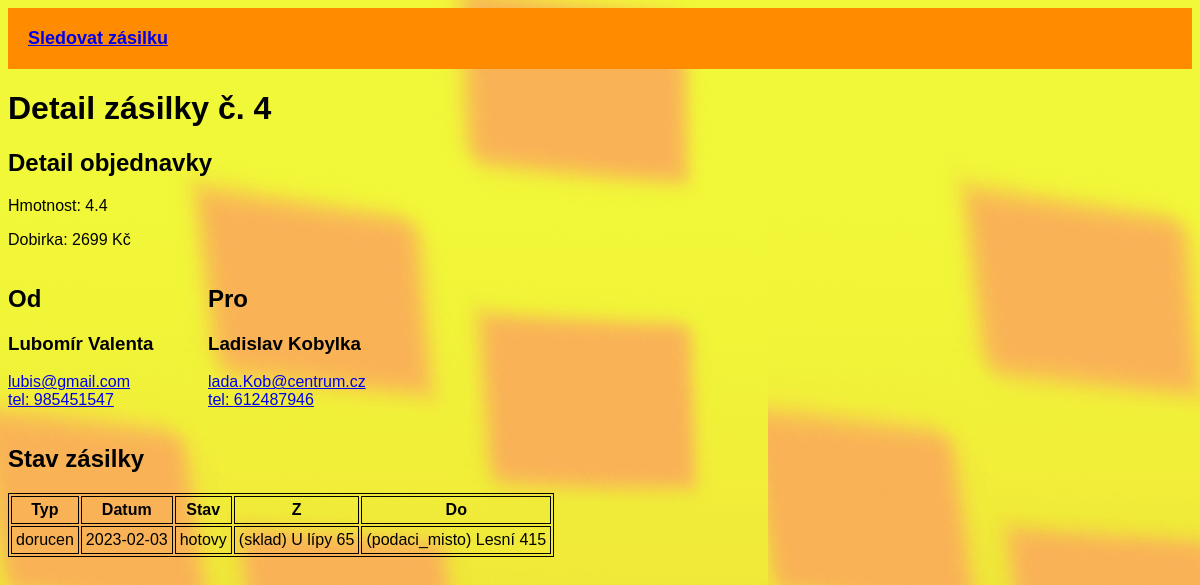
The app's page /kuryrni_sluzba/zasilka2.php?id=4 with its own data.
### tables this page shows
CREATE TABLE `zasilka` (
  `Id` int(11) NOT NULL,
  `Hmotnost` float NOT NULL,
  `Odesilatel` int(11) NOT NULL,
  `Prijemce` int(11) NOT NULL,
  `Podaci_misto` int(11) NOT NULL,
  `Dobirka` int(11) NOT NULL DEFAULT 0
);

CREATE TABLE `kontakty` (
  `Id` int(11) NOT NULL,
  `Prijmeni` varchar(80) NOT NULL,
  `Jmeno` varchar(80) NOT NULL,
  `Titul` varchar(14) NOT NULL,
  `Telefon` int(11) NOT NULL,
  `Email` varchar(80) NOT NULL,
  `Adresa` varchar(150) NOT NULL
);

### kuryrni_sluzba/conn.php (called while the page is built, shortened)
<?php
function fetchAssoc( $sql, $conn ){
    $result = mysqli_query( $conn, $sql );
    $pole = mysqli_fetch_array($result, MYSQLI_ASSOC);
    return $pole;
}
function fetchAll( $sql, $conn ){
    $result = mysqli_query( $conn, $sql );
    $pole = mysqli_fetch_all($result, MYSQLI_ASSOC);
    return $pole;
}

### kuryrni_sluzba/zasilka2.php (the view, shortened to what this page needs)
<?php include( "hlavicka.php" ); ?>
<?php
    $sql = "SELECT z.Id AS Id,
    z.Hmotnost AS Hmotnost,
    z.Dobirka AS Dobirka,
    od.Jmeno AS OdJmeno,
    od.Prijmeni AS OdPrijmeni,
    od.Telefon AS OdTelefon,
    od.Email AS OdEmail,
    pro.Jmeno AS ProJmeno,
    pro.Prijmeni AS ProPrijmeni,
    pro.Telefon AS ProTelefon,
    pro.Email AS ProEmail
    FROM zasilka AS z
    JOIN kontakty od ON od.Id = z.Odesilatel
    JOIN kontakty pro ON pro.Id = z.Prijemce
    JOIN adresy_mista AS a ON a.Id = z.Podaci_misto
    WHERE z.Id = ". $_GET["id"] ."
    GROUP BY z.Id
    ";
    $z = fetchAssoc($sql, $conn);
    $sql_ukony = "SELECT u.Typ as Typ,
    u.Datum_zahajeni as Datum,
    CONCAT('(', z.Typ, ') ', z.Adresa) as Z,
    do.Typ AS DoTyp,
    do.Adresa AS DoAdresa,
    u.Stav as Stav
    FROM zasilka_ukony AS zu
    JOIN ukony AS u ON u.Id = zu.Ukon_id
    JOIN adresy_mista AS z ON z.Id = u.Z_adresy
    JOIN adresy_mista AS do ON do.Id = u.Do_adresy
    WHERE zu.Zas_id = ". $_GET["id"] ."
    AND (u.Stav = 'aktivni' OR u.Stav = 'hotovy')
    GROUP BY u.Id
    ";
    $ukony = fetchAll($sql_ukony, $conn);
?>
    <h1>Detail zásilky č. <?php echo $_GET[ 'id' ] ?></h1>
    <div>
        <h2>Detail objednavky</h2>
        <p>
            Hmotnost: <?php echo $z["Hmotnost"] ?>
        </p>
        <p>
            Dobirka: <?php echo $z["Dobirka"] ?> Kč
        </p>
    </div>
    <div class="info">
        <div>
            <h2>Od</h2>
            <h3>
                <?php echo $z["OdJmeno"]." ".$z["OdPrijmeni"] ?>
            </h3>
            <p>
                <a href="mailto:<?php echo $z["OdEmail"] ?>">
                    <?php echo $z["OdEmail"] ?>
                </a>
                <br/>
                <a href="tel:<?php echo $z["OdTelefon"] ?>">
                    tel: <?php echo $z["OdTelefon"] ?>
                </a>
            </p>
        </div>
        <div>
            <h2>Pro</h2>
            <h3>
                <?php echo $z["ProJmeno"]." ".$z["ProPrijmeni"] ?>
            </h3>
            <p>
                <a href="mailto:<?php echo $z["ProEmail"] ?>">
                    <?php echo $z["ProEmail"] ?>
                </a>
                <br/>
                <a href="tel:<?php echo $z["ProTelefon"] ?>">
                    tel: <?php echo $z["ProTelefon"] ?>
                </a>
            </p>
        </div>
    </div>
    <h2>Stav zásilky</h2>
    <?php if(empty($ukony)): ?>
        <p>Cekame na dodani zasilky</p>
    <?php else: ?>
        <table style="border: 1px solid black;">
            <thead>
                <tr>
                    <th>Typ</th>
                    <th>Datum</th>
                    <th>Stav</th>
                    <th>Z</th>
                    <th>Do</th>
                </tr>
            </thead>
            <tbody>
                <?php foreach($ukony as $ukon): ?>
                    <tr>
                        <td>
                            <?php echo $ukon["Typ"] ?>
                        </td>
                        <td>
                            <?php echo $ukon["Datum"] ?>
                        </td>
                        <td>
                            <?php echo $ukon["Stav"] ?>
                        </td>
                        <td>
                            <?php echo $ukon["Z"] ?>
                        </td>
                        <td>
                            <?php echo "(".$ukon["DoTyp"].") ".$ukon["DoAdresa"] ?>
                        </td>
                    </tr>
                <?php endforeach; ?>
            </tbody>
        </table>
    <?php endif ?>
<?php include( "paticka.php" ); ?>

### kuryrni_sluzba/css/style.css (style rules this page uses)
body { background-image: url(../img/pozadi.png); }
table { border: 3px solid black; }
th, td { border: 1px solid black; padding: 4px; }

### kuryrni_sluzba/zasilka2.php (style rules this page uses)
* { font-family: Arial; }
.info { display: grid; grid-template-columns: 200px 200px; }

### records on screen
zasilka: Hmotnost "4.4", Dobirka "2699", Odesilatel.Jmeno "Lubomír", Odesilatel.Prijmeni "Valenta", Odesilatel.Email "lubis@gmail.com", Odesilatel.Telefon "985451547", Prijemce.Jmeno "Ladislav", Prijemce.Prijmeni "Kobylka", Prijemce.Email "lada.Kob@centrum.cz", Prijemce.Telefon "612487946"

### other values on screen
$_GET[ 'id' ] "4"
$ukon["Typ"] "dorucen"
$ukon["Datum"] "2023-02-03"
$ukon["Stav"] "hotovy"
$ukon["Z"] "(sklad) U lípy 65"
$ukon["DoTyp"] "podaci_misto"
$ukon["DoAdresa"] "Lesní 415"
